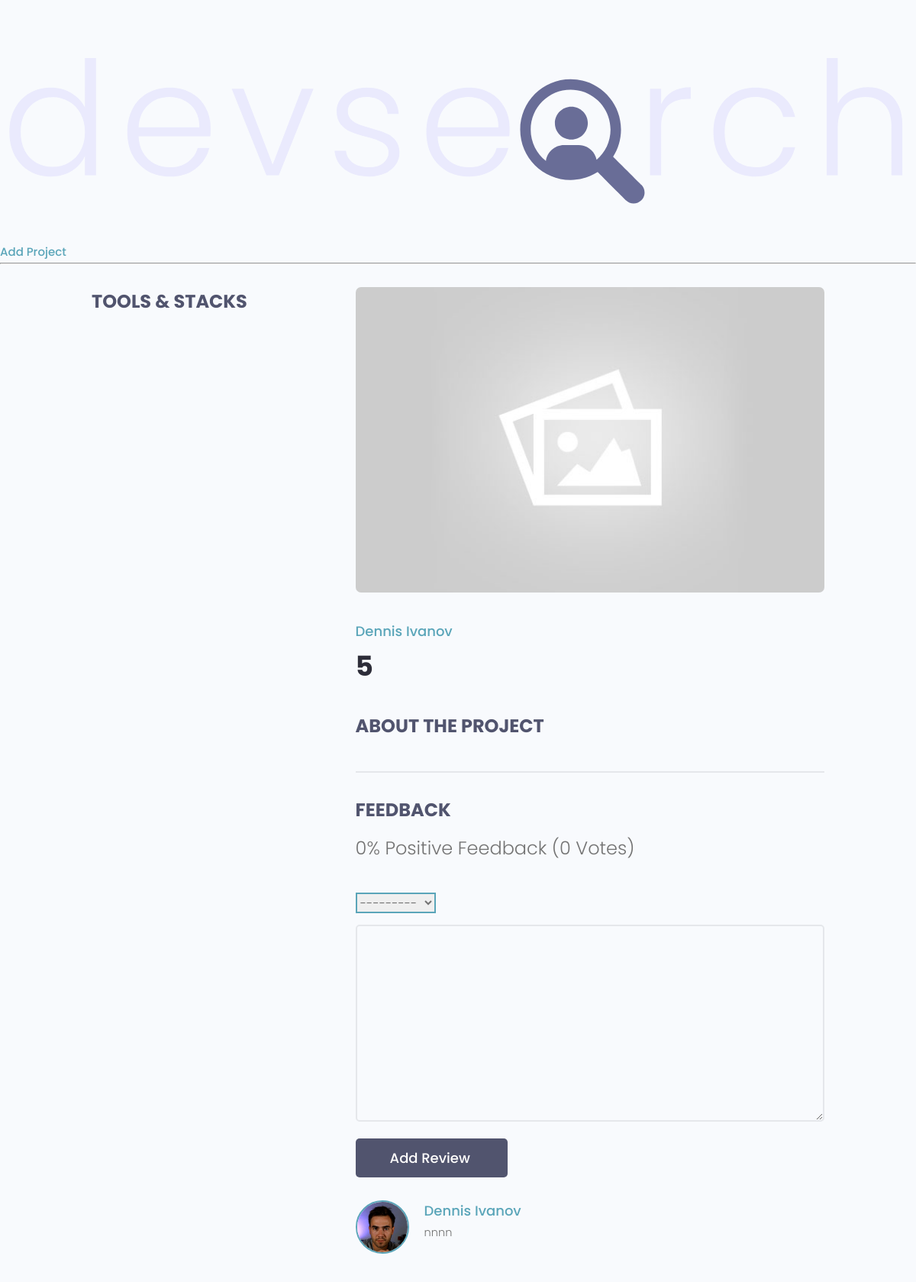
/project/c263d595-c5a6-4d77-89dc-cda98b325a90/, run on the app's committed database.
### projects/models.py (models this page shows, shortened)
class Project(models.Model):
    owner = models.ForeignKey(Profile, null=True, blank=True, on_delete=models.SET_NULL)
    title = models.CharField(max_length=200)
    description = models.TextField(null=True, blank=True)
    featured_image = models.ImageField(
        null=True, blank=True, default="default.jpg")
    demo_link = models.CharField(max_length=2000, null=True, blank=True)
    source_link = models.CharField(max_length=2000, null=True, blank=True)
    tags = models.ManyToManyField('Tag', blank=True)
    vote_total = models.IntegerField(default=0, null=True, blank=True)
    vote_ratio = models.IntegerField(default=0, null=True, blank=True)
    created = models.DateTimeField(auto_now_add=True)
    id = models.UUIDField(default=uuid.uuid4, unique=True,
                          primary_key=True, editable=False)
    class Meta:
        ordering = ['created']

class Review(models.Model):
    VOTE_TYPE = (
        ('up', 'Up Vote'),
        ('down', 'Down Vote',)
    )
    owner = models.ForeignKey(Profile, on_delete=models.CASCADE, null=True)
    project = models.ForeignKey(Project, on_delete=models.CASCADE)
    body = models.TextField(null=True, blank=True)
    value = models.CharField(max_length=200, choices=VOTE_TYPE)
    created = models.DateTimeField(auto_now_add=True)
    id = models.UUIDField(default=uuid.uuid4, unique=True,
                          primary_key=True, editable=False)
    class Meta:
        unique_together = [['owner', 'project']]

### users/models.py (models this page shows, shortened)
class Profile(models.Model):
    user = models.OneToOneField(User, on_delete=models.CASCADE, null=True, blank=True)
    name = models.CharField(max_length=200, blank=True, null=True)
    email = models.EmailField(max_length=500, blank=True, null=True)
    username = models.CharField(max_length=200, blank=True, null=True)
    location = models.CharField(max_length=200, blank=True, null=True)
    short_intro = models.CharField(max_length=200, blank=True, null=True)
    bio = models.TextField(blank=True, null=True)
    profile_image = models.ImageField(
        null=True, blank=True, upload_to='profiles/', default="profiles/user-default.png")
    social_github = models.CharField(max_length=200, blank=True, null=True)
    social_twitter = models.CharField(max_length=200, blank=True, null=True)
    social_linkedin = models.CharField(max_length=200, blank=True, null=True)
    social_youtube = models.CharField(max_length=200, blank=True, null=True)
    social_website = models.CharField(max_length=200, blank=True, null=True)
    created = models.DateTimeField(auto_now_add=True)
    id = models.UUIDField(default=uuid.uuid4, unique=True,
                          primary_key=True, editable=False)

### projects/views.py (the view, shortened to what this page needs)
# urls.py: path('project/<str:pk>/', views.project, name="project"),
def project(request, pk):
    projectObj = Project.objects.get(id=pk)
    form = ReviewForm()
    return render(request, 'projects/single-project.html', {'project': projectObj, 'form': form})

### projects/forms.py
class ReviewForm(ModelForm):
    class Meta:
        model = Review
        fields = ['value', 'body']
        labels = {
            'value': 'Place your vote',
            'body': 'Add a comment with your vote'
        }
    def __init__(self, *args, **kwargs):
        super(ReviewForm, self).__init__(*args, **kwargs)
        for name, field in self.fields.items():
            field.widget.attrs.update({'class': 'input'})

### projects/templates/projects/single-project.html (shortened to what this page needs)
 {% extends 'main.html' %}
{% block content %}
  <main class="singleProject my-md">
    <div class="container">
      <div class="layout">
        <div class="column column--1of3">
          <h3 class="singleProject__subtitle">Tools & Stacks</h3>
        </div>
        <div class="column column--2of3">
          <img class="singleProject__preview" src="{{ project.featured_image.url }}" alt="portfolio thumbnail" />
          <a href="{% url 'user-profile' project.owner.id %}" class="singleProject__developer">{{ project.owner.name }}</a>
          <h2 class="singleProject__title">{{project.title}}</h2>
          <h3 class="singleProject__subtitle">About the Project</h3>
          <div class="comments">
            <h3 class="singleProject__subtitle">Feedback</h3>
            <h5 class="project--rating">
                {{ project.vote_ratio}}% Positive Feedback ({{project.vote_total}} Vote{{project.vote_total|pluralize:"s" }})
            </h5>
            <form class="form" action="{% url 'project' project.id %}" method="POST">
                        {% for field in form %}
                        <div class="form__field">
                            {{field}}
                        </div>
                        {% endfor %}
              <input class="btn btn--sub btn--lg" type="submit" value="Add Review " />
            </form>
            <div class="commentList">
              {% for review in project.review_set.all %}
              {% if review.body %}
              <div class="comment">
                <a href="{% url 'user-profile' review.owner.id %}">
                  <img class="avatar avatar--md"
                    src="{{ review.owner.profile_image.url }}" alt="user" />
                </a>
                <div class="comment__details">
                  <a href="{% url 'user-profile' review.owner.id %}" class="comment__author">{{ review.owner.name }}</a>
                  <p class="comment__info">
                      {{ review.body|linebreaksbr }}
                  </p>
                </div>
              </div>
              {% endif %}
              {% endfor %}
            </div>
          </div>
        </div>
      </div>
    </div>
  </main>
{% endblock content %}

### styles/app.css (style rules this page uses)
:root { --color-sub: #2d2d39; }
.btn--sub { background-color: var(--color-sub-light); }
img { width: 100%; }
.singleProject .column--1of3 { order: 2; }
@media screen and (min-width: 1081px) { .singleProject .column--1of3 { order: 1; } }
@media screen and (min-width: 1081px) { .singleProject .column--2of3 { order: 2; } }
.singleProject__preview { height: 50vh; object-fit: cover; object-position: top center; margin-bottom: 3rem; border-radius: 0.7rem; }
.singleProject__developer { font-size: 1.8rem; font-weight: 500; }
.singleProject__title { font-size: 3.6rem; font-weight: 700; color: var(--color-sub); margin-bottom: 3rem; }
.project--rating { margin-bottom: 1.6em; margin-top: .5em; }
.singleProject__subtitle { text-transform: uppercase; font-size: 2.4rem; font-weight: 700; color: var(--color-sub-light); margin-bottom: 1rem; }
.comments { margin-top: 4rem; padding-top: 3rem; border-top: 2px solid var(--color-light); }
.commentList { margin: 3rem 0; }
.comment { display: flex; gap: 2rem; }
.comment__author { font-size: 1.8rem; }
.comment__info { font-size: 1.45rem; }

### uikit/styles/modules/_variables.css (style rules this page uses)
:root { --color-main: #5aa5b9; --color-main-light: #e6faff; --color-sub: #3f4156; --color-sub-light: #51546e; --color-sub-lighter: #ededfd; --color-text: #737373; --color-gray: #8b8b8b; --color-light: #e5e7eb; --color-light-gray: #767676; --color-bg: #f8fafd; --color-white: #fffefd; --color-white-light: #f3f3f3; --color-success: #359e64; --color-success-bg: #def8e8; --color-error: #fc4b0b; --color-error-bg: #fff2ee; --font-base: 'Poppins', arial, helvetica, 'Segoe UI', roboto, ubuntu, sans-serif; --font-monospace: 'Fira Code', 'Courier New', courier, monospace; --font-regular: 300; --font-medium: 500; --font-bold: 700; --generic-shadow: 1px 1px 5px #00000010; --generic-transition: all 0.3s ease-in-out; }

### uikit/styles/modules/_base.css (style rules this page uses)
* { margin: 0; padding: 0; box-sizing: border-box; text-rendering: optimizeLegibility; color: inherit; font-size: inherit; }
html { font-size: 50%; }
@media only screen and (min-width: 480px) { html { font-size: 56.25%; } }
@media only screen and (min-width: 1200px) { html { font-size: 62.5%; } }
body { line-height: 1.6; font-weight: 400; font-size: 1.5rem; color: var(--color-text); background-color: var(--color-bg); min-height: 100vh; }

### uikit/styles/modules/_typography.css (style rules this page uses)
* { font-family: var(--font-base); }
h2 { font-size: 3.6rem; font-weight: var(--font-bold); }
h3 { font-size: 3.2rem; font-weight: var(--font-medium); }
h5 { font-size: 2.4rem; font-weight: var(--font-medium); }
h5, h6 { font-weight: var(--font-regular); }
p, span, strong { font-size: 1.6rem; color: var(--color-text); font-weight: var(--font-regular); }
a { padding-bottom: 2px; text-decoration: none; display: inline-block; color: var(--color-main); font-weight: var(--font-medium); }

### uikit/styles/modules/_utilities.css (style rules this page uses)
.container { width: 92%; max-width: 165rem; margin: 0 auto; box-sizing: border-box; }
@media screen and (min-width: 1000px) { .container { width: 90%; } }
@media screen and (min-width: 1200px) { .container { width: 80%; } }
.my-md { margin: 3rem auto; }

### uikit/styles/modules/_avatar.css (style rules this page uses)
.avatar { border-radius: 50%; border: 2px solid var(--color-main); object-fit: cover; }
.avatar--md { height: 7rem; width: 7rem; }

### uikit/styles/modules/_button.css (style rules this page uses)
.btn { display: inline-block; position: relative; cursor: pointer; background-color: var(--color-light); font-weight: var(--font-medium); color: var(--color-sub); text-decoration: none; padding: 1rem 2rem; border-radius: 0.5rem; border: none; width: -webkit-fit-content; width: -moz-fit-content; width: fit-content; height: -webkit-fit-content; height: -moz-fit-content; height: fit-content; font-size: 1.6rem; outline-width: 0; outline-color: transparent; -webkit-backface-visibility: hidden; backface-visibility: hidden; transition: all 0.3s ease-in-out; }
.btn--sub { background-color: var(--color-sub); color: var(--color-white); }
.btn--lg { font-size: 1.8rem; padding: 1.2rem 4.5rem; }

### uikit/styles/modules/_layout.css (style rules this page uses)
.layout { display: flex; flex-flow: row wrap; justify-content: space-between; }
.layout > .column { margin-bottom: 3rem; }
.layout > .column.column--1of3 { flex-basis: 30%; }
.layout > .column.column--2of3 { flex-basis: 64%; }

### data on the page
Project: featured_image (placeholder picture), owner.name "Dennis Ivanov", title "5", vote_ratio "0", vote_total "0"
Review: owner.profile_image (picture), owner.name "Dennis Ivanov", body "nnnn"
